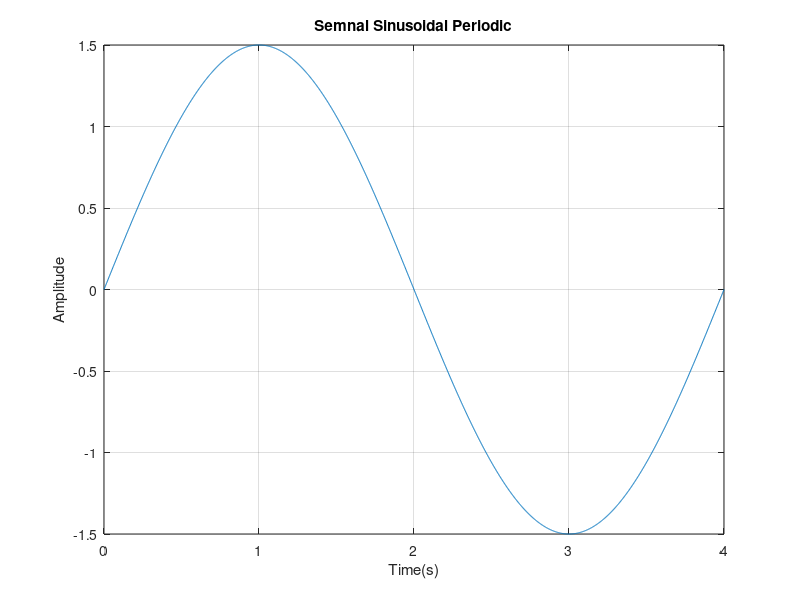

MATLAB code to generate this figure:
A=1.5; %amplitudinea
T=4; %perioada
F=1/T; %frecventa
t=0:0.002:4; %timpul de la 0 la 4 secunde cu rezolutie de 0.002 secunde
s=A*sin(2*pi*F*t); %grafic sinusoidal cu aplitudunea A, perioada T fi frecventa F

plot(t,s,'-')
xlabel('Time(s)')
ylabel('Amplitude')
title('Semnal Sinusoidal Periodic')
grid;